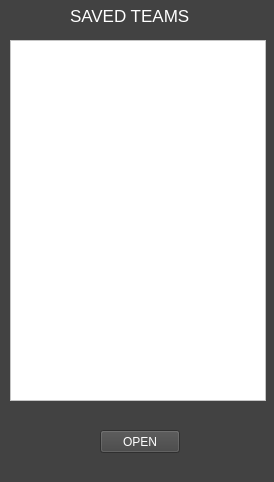
<?xml version="1.0" encoding="UTF-8"?>
<ui version="4.0">
 <class>MainWindow</class>
 <widget class="QMainWindow" name="MainWindow">
  <property name="geometry">
   <rect>
    <x>0</x>
    <y>0</y>
    <width>274</width>
    <height>482</height>
   </rect>
  </property>
  <property name="windowTitle">
   <string>MainWindow</string>
  </property>
  <property name="styleSheet">
   <string notr="true">                        background-color: rgb(66,66,66);
</string>
  </property>
  <widget class="QWidget" name="centralwidget">
   <widget class="QLabel" name="label">
    <property name="geometry">
     <rect>
      <x>70</x>
      <y>0</y>
      <width>131</width>
      <height>31</height>
     </rect>
    </property>
    <property name="font">
     <font>
      <pointsize>13</pointsize>
     </font>
    </property>
    <property name="styleSheet">
     <string notr="true">color : white
</string>
    </property>
    <property name="text">
     <string>SAVED TEAMS</string>
    </property>
   </widget>
   <widget class="QListView" name="saved_teams_list">
    <property name="geometry">
     <rect>
      <x>10</x>
      <y>40</y>
      <width>256</width>
      <height>361</height>
     </rect>
    </property>
    <property name="font">
     <font>
      <pointsize>12</pointsize>
     </font>
    </property>
    <property name="styleSheet">
     <string notr="true">background-color : white</string>
    </property>
    <property name="editTriggers">
     <set>QAbstractItemView::EditKeyPressed</set>
    </property>
    <property name="alternatingRowColors">
     <bool>false</bool>
    </property>
   </widget>
   <widget class="QPushButton" name="open_button">
    <property name="geometry">
     <rect>
      <x>100</x>
      <y>430</y>
      <width>80</width>
      <height>23</height>
     </rect>
    </property>
    <property name="styleSheet">
     <string notr="true">color: white		</string>
    </property>
    <property name="text">
     <string>OPEN</string>
    </property>
   </widget>
  </widget>
 </widget>
 <resources/>
 <connections/>
</ui>
